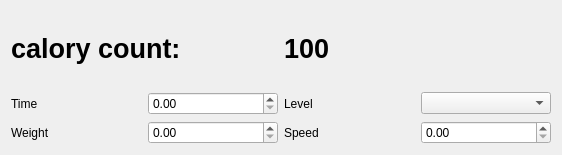
<?xml version="1.0" encoding="UTF-8"?>
<ui version="4.0">
 <class>Widget</class>
 <widget class="QWidget" name="Widget">
  <property name="geometry">
   <rect>
    <x>0</x>
    <y>0</y>
    <width>562</width>
    <height>155</height>
   </rect>
  </property>
  <property name="windowTitle">
   <string>Widget</string>
  </property>
  <layout class="QVBoxLayout" name="verticalLayout">
   <item>
    <layout class="QHBoxLayout" name="horizontalLayout_5">
     <item>
      <widget class="QLabel" name="label_5">
       <property name="font">
        <font>
         <pointsize>20</pointsize>
         <bold>true</bold>
        </font>
       </property>
       <property name="text">
        <string>calory count: </string>
       </property>
      </widget>
     </item>
     <item>
      <widget class="QLabel" name="caloryCount">
       <property name="font">
        <font>
         <pointsize>20</pointsize>
         <bold>true</bold>
        </font>
       </property>
       <property name="text">
        <string>100</string>
       </property>
      </widget>
     </item>
    </layout>
   </item>
   <item>
    <layout class="QHBoxLayout" name="horizontalLayout_8">
     <item>
      <layout class="QHBoxLayout" name="horizontalLayout_2">
       <item>
        <widget class="QLabel" name="label">
         <property name="text">
          <string>Time</string>
         </property>
        </widget>
       </item>
       <item>
        <widget class="QDoubleSpinBox" name="TimeSpinBox"/>
       </item>
      </layout>
     </item>
     <item>
      <layout class="QHBoxLayout" name="horizontalLayout_6">
       <item>
        <layout class="QHBoxLayout" name="horizontalLayout_3">
         <item>
          <widget class="QLabel" name="label_3">
           <property name="text">
            <string>Level</string>
           </property>
          </widget>
         </item>
        </layout>
       </item>
       <item>
        <widget class="QComboBox" name="comboBox"/>
       </item>
      </layout>
     </item>
    </layout>
   </item>
   <item>
    <layout class="QHBoxLayout" name="horizontalLayout_9">
     <item>
      <layout class="QHBoxLayout" name="horizontalLayout_7">
       <item>
        <widget class="QLabel" name="label_4">
         <property name="text">
          <string>Weight</string>
         </property>
        </widget>
       </item>
       <item>
        <widget class="QDoubleSpinBox" name="WeightSpinBox_3"/>
       </item>
      </layout>
     </item>
     <item>
      <layout class="QHBoxLayout" name="horizontalLayout">
       <item>
        <widget class="QLabel" name="label_2">
         <property name="text">
          <string>Speed</string>
         </property>
        </widget>
       </item>
       <item>
        <widget class="QDoubleSpinBox" name="SpeedSpinBox_2"/>
       </item>
      </layout>
     </item>
    </layout>
   </item>
  </layout>
 </widget>
 <resources/>
 <connections/>
</ui>
